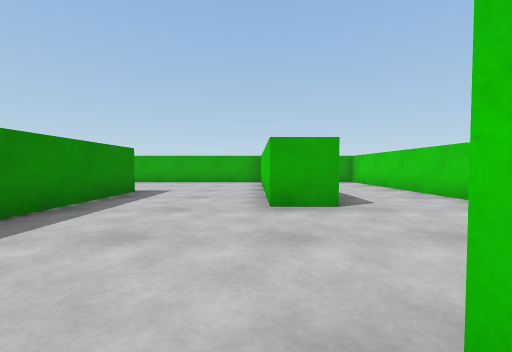
view 1 (above)

21 first-person views from a walk through a Unity game level. The camera is 0.58 m above the floor, tilts 2° down and sees 90° across. The floor is counted in squares, 1 m on a side. Each view is taken from the middle of a square. On the plan, view 1 faces up. The plan holds only what a view shows up to about 9 squares ahead; the rest is blank. The place goes on beyond the plan.

view 2
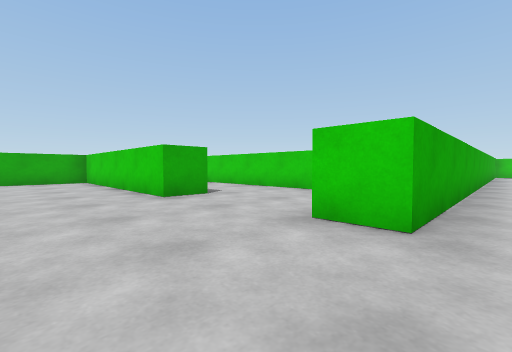

view 3
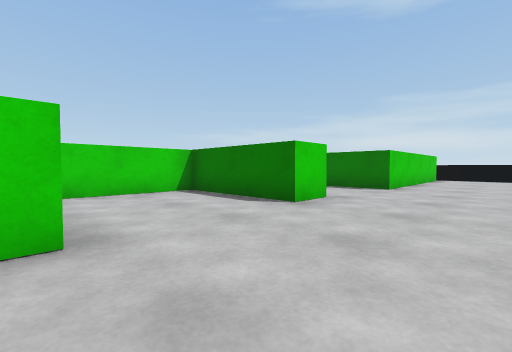

view 4
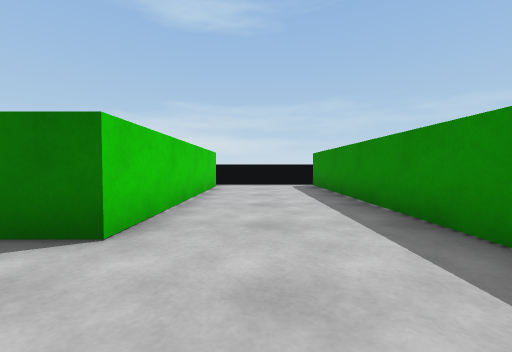

view 5
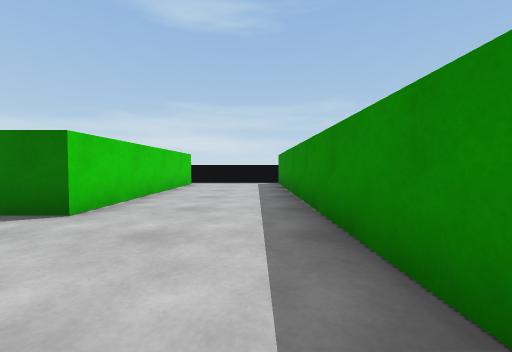

view 6
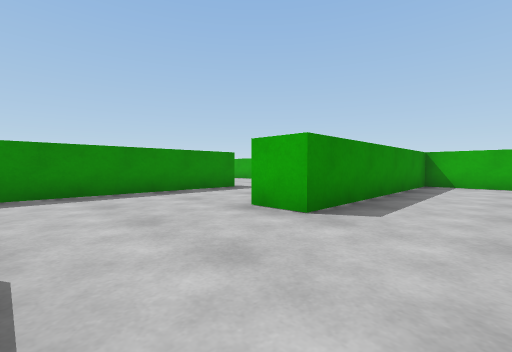

view 7
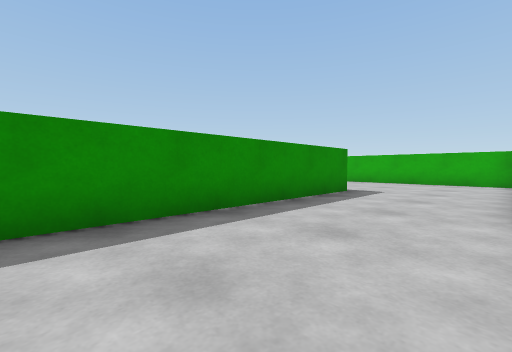

view 8
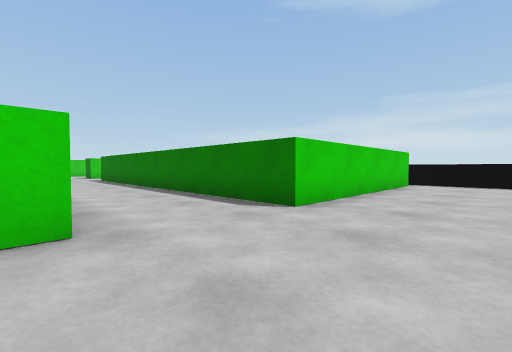

view 9
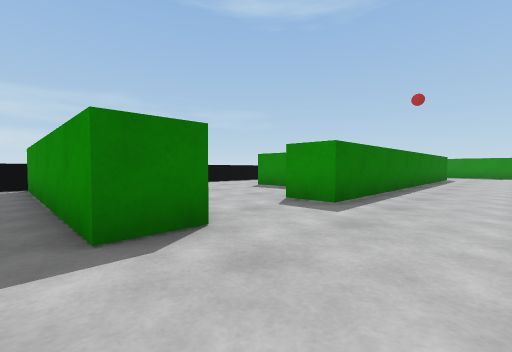

view 10
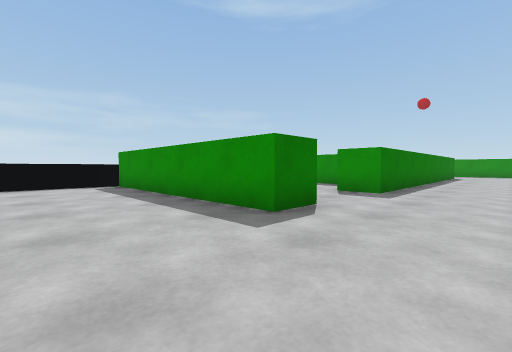

view 11
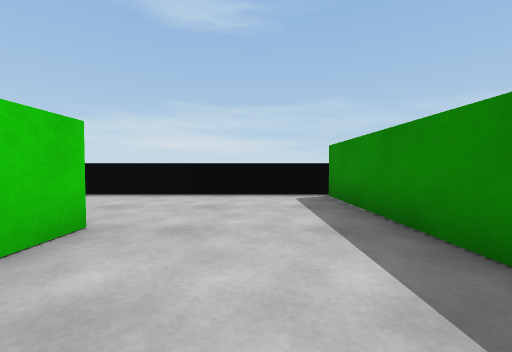

view 12
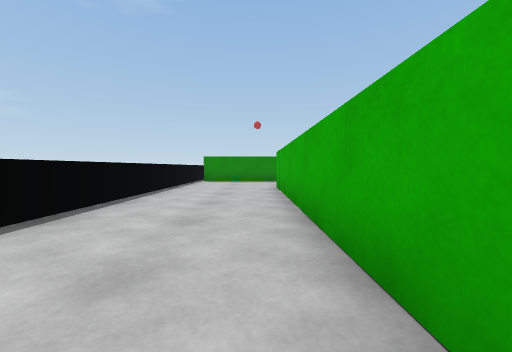

view 13
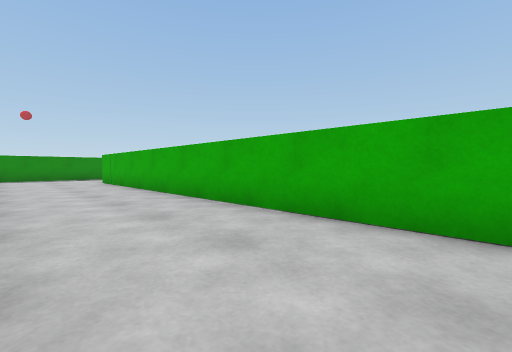

view 14
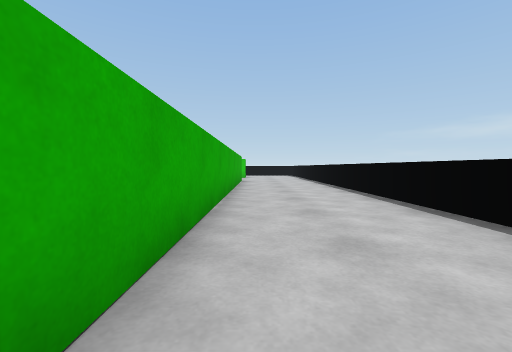

view 15
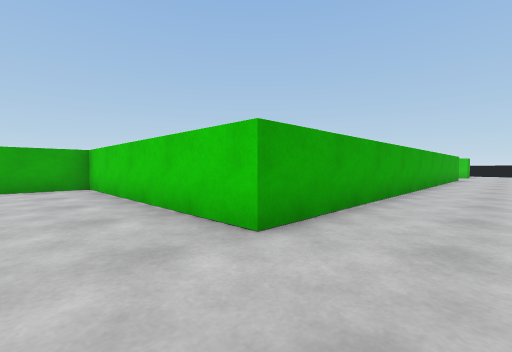

view 16
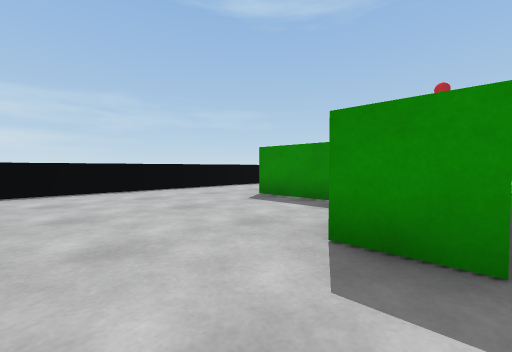

view 17
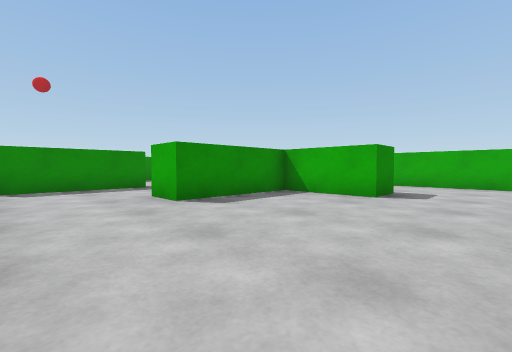

view 18
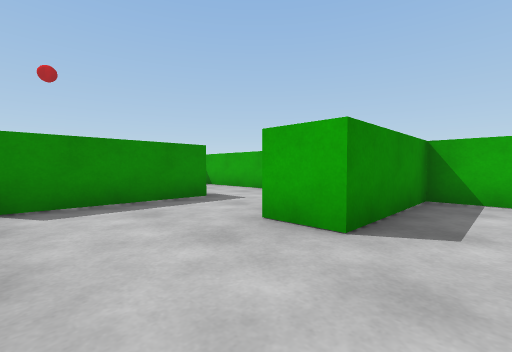

view 19
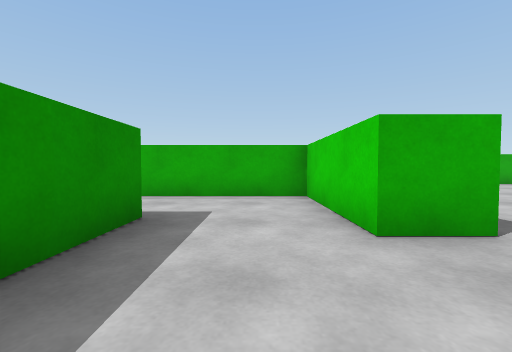

view 20
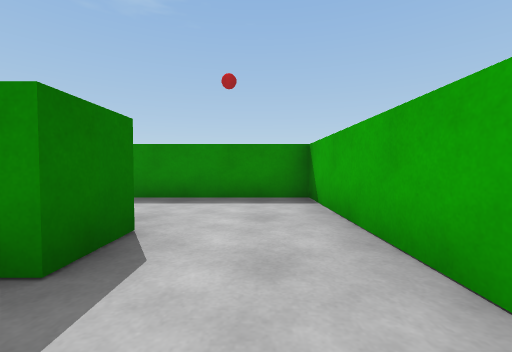

view 21
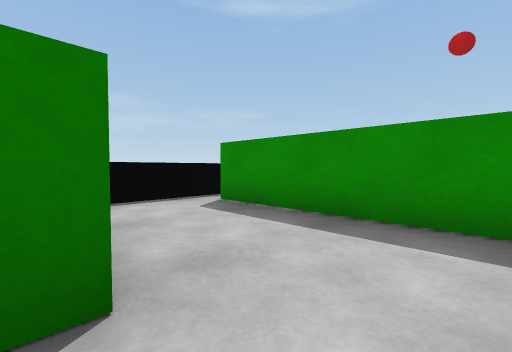

### Floor plan
Key: @ floor where view 1 was taken; # wall or solid block; . floor; ^ raised ledge.
Columns run from 3 left of view 1 to 27 right of it. Each row starts with its distance up from view 1.
 10 ########
  9 ...##..#
  8 ...##..#
  7 ...##..#
  6 #..##..#
  5 #..##..#
  4 #..##..#
  3 #......#
  2 #......#
  1 #......#
  0 #..@#################
 -1 #...................#
 -2 #...................#
 -3 #..###########......#
 -4 #..###########..#...#
 -5 #..##.....##....#...#
 -6 #..##.....##....#...###########
 -7 #..##..#..##....#..............
 -8 #..##..#........#..............
 -9 #......#........#..............
-10 ^^^^^^   ^^^^^^^^^^^^^^   ^^^^^

Where each view was taken, in squares from view 1:
view 1: 0 up, 0 right, facing up
view 2: 1 down, 2 left, facing up-right
view 3: 4 up, 2 left, facing down-right
view 4: 1 down, 1 left, facing down
view 5: 0 up, 2 left, facing down
view 6: 1 up, 3 right, facing up-left
view 7: 0 up, 0 right, facing up-left
view 8: 0 up, 2 left, facing down-right
view 9: 1 down, 14 right, facing down-left
view 10: 1 down, 16 right, facing down-left
view 11: 4 down, 15 right, facing down
view 12: 7 down, 24 right, facing left
view 13: 9 down, 27 right, facing up-left
view 14: 7 down, 18 right, facing right
view 15: 8 down, 15 right, facing up-right
view 16: 3 down, 12 right, facing down-left
view 17: 9 down, 12 right, facing up-left
view 18: 9 down, 9 right, facing up-left
view 19: 9 down, 6 right, facing up
view 20: 5 down, 6 right, facing left
view 21: 5 down, 4 right, facing down-left
